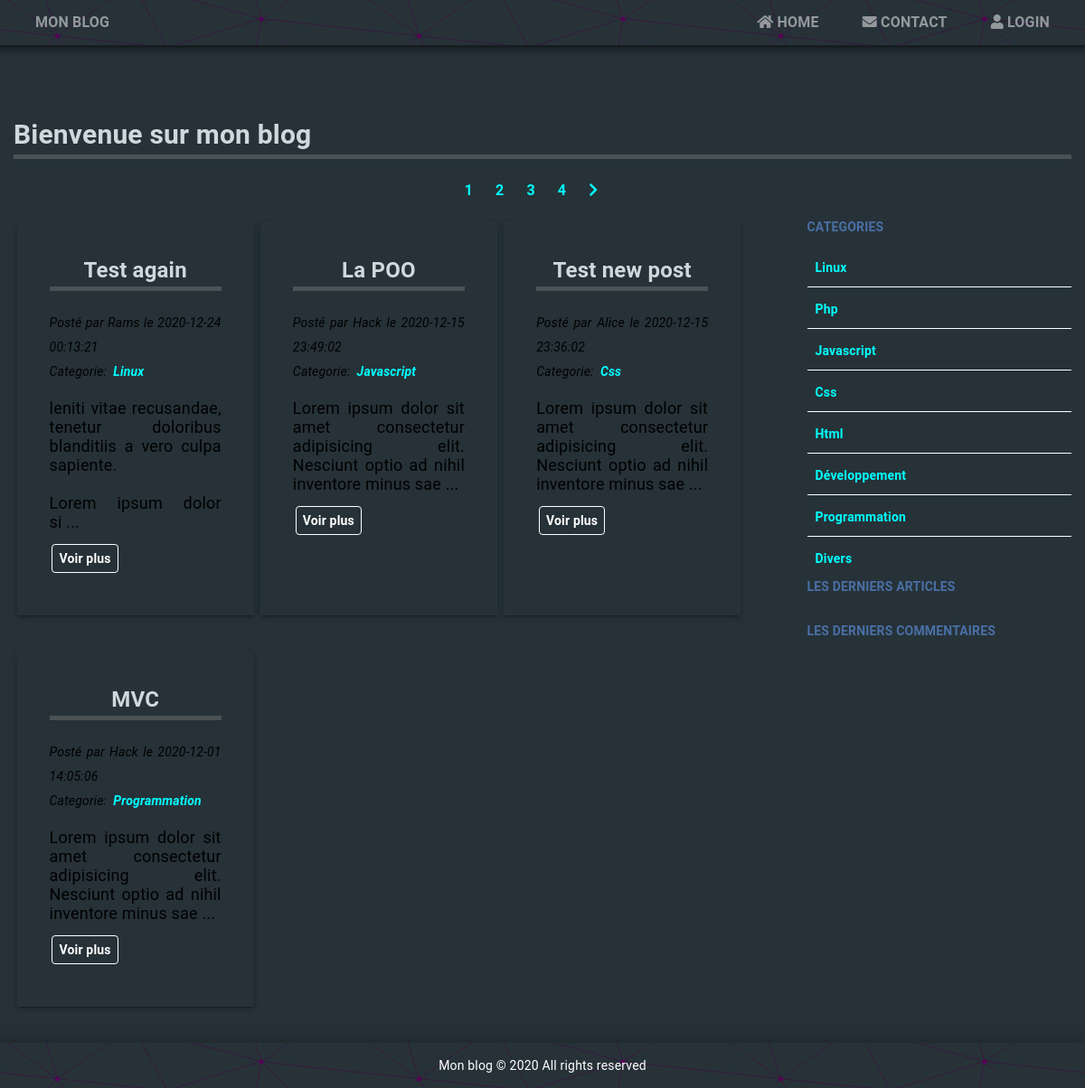
The page / on the database its author committed.
### tables this page shows
CREATE TABLE `posts` (
  `id` int(11) UNSIGNED NOT NULL,
  `title` varchar(100) NOT NULL,
  `content` text NOT NULL,
  `author_id` tinyint(3) UNSIGNED DEFAULT NULL,
  `category_id` tinyint(3) UNSIGNED DEFAULT NULL,
  `created_at` datetime NOT NULL,
  `updated_at` datetime DEFAULT NULL,
  `published` tinyint(4) DEFAULT NULL
);

CREATE TABLE `authors` (
  `id` int(11) UNSIGNED NOT NULL,
  `authorName` varchar(60) NOT NULL,
  `authorEmail` varchar(100) NOT NULL
);

CREATE TABLE `categories` (
  `id` int(11) UNSIGNED NOT NULL,
  `categoryName` varchar(50) NOT NULL
);

### inc/utils.php (called while the page is built, shortened)
<?php
function isAuthenticated()
{
    return isset($_SESSION['auth']) && $_SESSION['auth'] == true;
}

### inc/DatabaseConnection.php (called while the page is built)
<?php
function getDatabase() {
    try {
        $pdo = new PDO('mysql:host=localhost;dbname=project_blog;charset=utf8', 'root', 'root');
        $pdo->setAttribute(PDO::ATTR_ERRMODE, PDO::ERRMODE_EXCEPTION);
        $pdo->exec('SET NAMES "utf8"');
    } catch (\PDOException $e) {
        die('Error: ' . $e->getMessage());
    }
    return $pdo;
}

### index.php (the view, shortened to what this page needs)
<?php
include_once 'inc/utils.php';
include_once 'inc/DatabaseConnection.php';
$sql = 'SELECT COUNT(*) AS totalPosts FROM posts';
$statement = getDatabase()->query($sql);
$result = $statement->fetch(PDO::FETCH_OBJ);
$totalPosts = $result->totalPosts;
$postPerPage = 4;
$totalPages = ceil($totalPosts/$postPerPage);
$currentPage = 1;
if (isset($_GET['page']) && !empty($_GET['page']) && $_GET['page'] > 0 && $_GET['page'] <= $totalPages) {
    $currentPage = (int) $_GET['page'];
    if ($currentPage == '1') {
        http_response_code(301);
        header('Location: /');
        exit();
    }
} else {
    $currentPage = 1;
}
$startCount = ($currentPage - 1) * $postPerPage;
$sql = 'SELECT posts.id, posts.title, posts.content, posts.author_id,
            posts.category_id, posts.created_at, posts.published,
            authors.authorName AS author,
            categories.categoryName AS category
        FROM posts
        JOIN authors
            ON posts.author_id = authors.id
        JOIN categories
            ON posts.category_id = categories.id
        ORDER BY created_at DESC LIMIT
'. $startCount . ',' . $postPerPage;
$statement = getDatabase()->query($sql);
$posts = $statement->fetchAll(PDO::FETCH_OBJ);
$sql = 'SELECT id, categoryName FROM categories';
$statement = getDatabase()->query($sql);
$categories = $statement->fetchAll(PDO::FETCH_OBJ);
?>
<!DOCTYPE html>
<html lang="fr" dir="ltr">
<head>
    <link rel="stylesheet" href="https://use.fontawesome.com/releases/v5.11.2/css/all.css">
    <link rel="stylesheet" href="/css/normalize.css">
    <link rel="stylesheet" href="/css/style.css">
</head>
<body>
    <header>
        <section class="container">
            <div class="header-top">
                <a href="/">Mon blog</a>
                <nav>
                    <a href="/"><i class="fas fa-home"></i>&nbsp;Home</a>
                    <a href="/contact.php"><i class="fas fa-envelope"></i>&nbsp;Contact</a>
                    <?php if (isAuthenticated()): ?>
                        <a href="/dashboard.php"><i class="fas fa-toolbox"></i>&nbsp;Dashboard</a>
                        <a href="/logout.php"><i class="fas fa-user"></i>&nbsp;Logout</a>
                    <?php else: ?>
                        <a href="/login.php"><i class="fas fa-user"></i>&nbsp;Login</a>
                    <?php endif ?>
                </nav>
            </div>
        </section>
    </header>
    <main class="container">
        <h1>Bienvenue sur mon blog</h1>
        <ul class="pagination">
            <?php for ($index = 1; $index <= $totalPages; $index++): ?>
                <li>
                    <a href="/index.php?page=<?= $index ?>"><?= $index ?></a>
                </li>
            <?php endfor ?>
            <?php if ($currentPage < $totalPages): ?>
                <li class="next">
                    <a href="/index.php?page=<?= $currentPage + 1 ?>"><i class="fas fa-chevron-right"></i></a>
                </li>
            <?php endif ?>
        </ul>
        <section class="post-content">
            <?php foreach ($posts as $post): ?>
                <article class="card">
                    <section class="card__header">
                        <h2><?= htmlspecialchars(ucfirst($post->title), ENT_QUOTES, 'UTF-8') ?></h2>
                        <em>Posté par <?= htmlspecialchars(ucfirst($post->author), ENT_QUOTES, 'UTF-8') ?> le <?= $post->created_at ?></em></br>
                        <em>
                            <span>Categorie:&nbsp;</span>
                            <a href="/category.php?id=<?= intval($post->category_id) ?>">
                                <?= htmlspecialchars(ucfirst($post->category), ENT_QUOTES, 'UTF-8') ?>
                            </a>
                        </em>
                    </section>
                    <section class="card__body">
                        <p><?= nl2br(substr(htmlspecialchars($post->content, ENT_QUOTES, 'UTF-8'), 0, 100)) ?>&nbsp;...</p>
                        <p><a class="btn" href="/showpost.php?id=<?= intval($post->id) ?>">Voir plus</a></p>
                    </section>
                </article>
            <?php endforeach ?>
        </section>
        <aside class="categories">
            <h4>Categories</h4>
            <ul>
                <?php foreach ($categories as $category): ?>
                    <li>
                        <a href="/category.php?id=<?= intval($category->id) ?>">
                            <?= htmlspecialchars(ucfirst($category->categoryName), ENT_QUOTES, 'UTF-8')?>
                        </a>
                    </li>
                <?php endforeach ?>
            </ul>
            <h4>les derniers articles</h4>
            <ul>
                <li></li>
            </ul>
            <h4>les derniers commentaires</h4>
            <ul>
                <li></li>
            </ul>
        </aside>
        <div class="clearfix"></div>
    </main>
    <footer>
        <p>Mon blog &copy; <?= Date('Y') ?> All rights reserved</p>
    </footer>
</body>
</html>

### css/style.css (style rules this page uses)
:root { --bg-primary: #263238; --text-color: #000; --title-color: #cfd8dc; }
html { height: 100%; font-size: 62.5%; }
body { position: relative; min-height: 100%; padding-bottom: 3em; font-family: Roboto, Oxygen-Sans, Ubuntu, Cantarell, "Helvetica Neue", sans-serif; font-size: 1.8rem; letter-spacing: .01em; text-align: justify; line-height: 1.5; background: var(--bg-primary); }
*, *::before, *::after { -webkit-box-sizing: border-box; -moz-box-sizing: border-box; -o-box-sizing: border-box; box-sizing: border-box; }
.clearfix:after, .clearfix:before { content: ''; display: block; }
.clearfix:after { clear: both; }
.container { margin: 0 auto; width: 100%; }
@media screen and (min-width: 768px) { .container { width: 750px; } }
@media (min-width: 992px) { .container { width: 970px; } }
@media (min-width: 1200px) { .container { width: 1170px; } }
h1, h2, h3 { margin-top: 0; font-size: 3rem; color: var(--title-color); border-bottom: 5px solid rgba(155, 155, 155, .3); }
p { font: normal 1.8rem 'Roboto', Helvetica, Arial, sans-serif; color: var(--text-color); }
header { position: fixed; top: 0; width: 100%; margin-bottom: 5em; min-height: 50px; box-shadow: 0 0 4px 2px rgba(0, 0, 0, .3), 0 0 4px 5px rgba(0, 0, 0, .2), 0 0 4px 10px rgba(0, 0, 0, .1); background-color: #263238; z-index: 999; }
.header-top { display: flex; justify-content: space-between; align-items: center; min-height: 50px; }
.header-top a { font-size: 1.6rem; }
nav { display: flex; justify-content: center; }
nav > a, .header-top > a { padding: .8em 1.5em; text-transform: uppercase; color: rgba(255, 255, 255, 0.5); }
a { font-size: 1.4rem; font-weight: bold; text-decoration: none; color: rgba(0, 255, 255, 1); }
main { padding-top: 7em; }
.btn, input[type=submit] { padding: .5em; margin: .1em .2em; background-color: transparent; color: white; border: 1px solid #fff; border-radius: 4px; cursor: pointer; }
.post-content { display: -webkit-flex; display: -ms-flex; display: flex; flex-direction: column; }
.card { padding: 2em; margin: .2em; width: 100%; margin-bottom: 2em; box-shadow: 0 4px 6px 0 rgba(0, 0, 0, .14), 0 1px 5px 0 rgba(0, 0, 0, .12), 0 3px 1px -2px rgba(0, 0, 0, .2); }
.card h2 { font-size: 2.4rem; text-align: center; }
.card a { font-size: 1.4rem; text-align: center; }
.card em { font-size: 1.4rem; }
.categories { float: right; width: 25%; }
.categories h4 { font-size: 1.4rem; margin-top: 0; margin-bottom: 1rem; text-transform: uppercase; color: #4a6fa5; }
.categories ul { margin: 0; padding-left: 0; list-style: none; }
.categories ul li { border-bottom: 1px solid #fff; padding: 0.5em; }
.categories ul li:last-child { border: none; }
.post-content { float: left; width: 70%; }
@media (min-width: 992px) { .post-content { display: -webkit-flex; display: -ms-flex; display: flex; flex-flow: row wrap; } }
@media (min-width: 992px) { .card { padding: 2em; margin: .2em; max-width: 32%; margin-bottom: 2em; box-shadow: 0 4px 6px 0 rgba(0, 0, 0, .14), 0 1px 5px 0 rgba(0, 0, 0, .12), 0 3px 1px -2px rgba(0, 0, 0, .2); } }
.pagination { display: -webkit-flex; display: -ms-flex; display: flex; list-style: none; padding-left: 0; justify-content: center; }
.pagination li a { font-size: 1.6rem; padding-right: 2.5rem; }
footer { position: absolute; width: 100%; min-height: 50px; bottom: 0; background-color: #263238; box-shadow: 0 -4px 17px 1px rgba(0, 0, 0, 0.2); }
footer p { margin: 0; line-height: 50px; font-size: 1.4rem; text-align: center; color: #fff; }

### rows shown on the page
posts: title "Test again", author.authorName "Rams", created_at "2020-12-24 00:13:21", category.categoryName "Linux", content "leniti vitae recusandae, tenetur doloribus blanditiis a vero culpa sapiente. Lorem ipsum dolor si"
posts: title "La POO", author.authorName "Hack", created_at "2020-12-15 23:49:02", category.categoryName "Javascript", content "Lorem ipsum dolor sit amet consectetur adipisicing elit. Nesciunt optio ad nihil inventore minus sae"
posts: title "Test new post", author.authorName "Alice", created_at "2020-12-15 23:36:02", category.categoryName "Css", content "Lorem ipsum dolor sit amet consectetur adipisicing elit. Nesciunt optio ad nihil inventore minus sae"
posts: title "MVC", author.authorName "Hack", created_at "2020-12-01 14:05:06", category.categoryName "Programmation", content "Lorem ipsum dolor sit amet consectetur adipisicing elit. Nesciunt optio ad nihil inventore minus sae"
categories: categoryName "Linux"
categories: categoryName "Php"
categories: categoryName "Javascript"
categories: categoryName "Css"
categories: categoryName "Html"
categories: categoryName "Développement"
categories: categoryName "Programmation"
categories: categoryName "Divers"

### other values the page prints
Date('Y') "2020"
